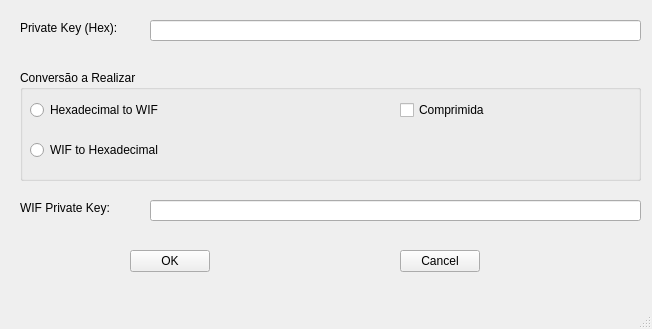
<?xml version="1.0" encoding="UTF-8"?>
<ui version="4.0">
 <class>MainWindow</class>
 <widget class="QMainWindow" name="MainWindow">
  <property name="geometry">
   <rect>
    <x>0</x>
    <y>0</y>
    <width>652</width>
    <height>329</height>
   </rect>
  </property>
  <property name="windowTitle">
   <string>PK 2 WIF Converter</string>
  </property>
  <widget class="QWidget" name="centralwidget">
   <widget class="QLabel" name="lblPrivateKey">
    <property name="geometry">
     <rect>
      <x>20</x>
      <y>20</y>
      <width>161</width>
      <height>16</height>
     </rect>
    </property>
    <property name="text">
     <string>Private Key (Hex):</string>
    </property>
   </widget>
   <widget class="QLineEdit" name="edPrivateKey">
    <property name="geometry">
     <rect>
      <x>150</x>
      <y>20</y>
      <width>491</width>
      <height>21</height>
     </rect>
    </property>
   </widget>
   <widget class="QGroupBox" name="gbWay">
    <property name="geometry">
     <rect>
      <x>20</x>
      <y>70</y>
      <width>621</width>
      <height>111</height>
     </rect>
    </property>
    <property name="title">
     <string>Conversão a Realizar</string>
    </property>
    <widget class="QRadioButton" name="rbHex2WIF">
     <property name="geometry">
      <rect>
       <x>10</x>
       <y>30</y>
       <width>201</width>
       <height>20</height>
      </rect>
     </property>
     <property name="text">
      <string>Hexadecimal to WIF</string>
     </property>
    </widget>
    <widget class="QRadioButton" name="rbWIF2Hex">
     <property name="geometry">
      <rect>
       <x>10</x>
       <y>70</y>
       <width>201</width>
       <height>20</height>
      </rect>
     </property>
     <property name="text">
      <string>WIF to Hexadecimal</string>
     </property>
    </widget>
    <widget class="QCheckBox" name="chkCompressed">
     <property name="geometry">
      <rect>
       <x>380</x>
       <y>30</y>
       <width>201</width>
       <height>20</height>
      </rect>
     </property>
     <property name="text">
      <string>Comprimida</string>
     </property>
    </widget>
   </widget>
   <widget class="QLabel" name="lblWIF">
    <property name="geometry">
     <rect>
      <x>20</x>
      <y>200</y>
      <width>121</width>
      <height>16</height>
     </rect>
    </property>
    <property name="text">
     <string>WIF Private Key:</string>
    </property>
   </widget>
   <widget class="QLineEdit" name="edWIFPK">
    <property name="geometry">
     <rect>
      <x>150</x>
      <y>200</y>
      <width>491</width>
      <height>21</height>
     </rect>
    </property>
   </widget>
   <widget class="QPushButton" name="btOK">
    <property name="geometry">
     <rect>
      <x>130</x>
      <y>250</y>
      <width>80</width>
      <height>22</height>
     </rect>
    </property>
    <property name="text">
     <string>OK</string>
    </property>
   </widget>
   <widget class="QPushButton" name="btCancel">
    <property name="geometry">
     <rect>
      <x>400</x>
      <y>250</y>
      <width>80</width>
      <height>22</height>
     </rect>
    </property>
    <property name="text">
     <string>Cancel</string>
    </property>
   </widget>
  </widget>
  <widget class="QMenuBar" name="menubar">
   <property name="geometry">
    <rect>
     <x>0</x>
     <y>0</y>
     <width>652</width>
     <height>21</height>
    </rect>
   </property>
  </widget>
  <widget class="QStatusBar" name="statusbar"/>
 </widget>
 <resources/>
 <connections>
  <connection>
   <sender>edPrivateKey</sender>
   <signal>editingFinished()</signal>
   <receiver>MainWindow</receiver>
   <slot>ValidaPK()</slot>
   <hints>
    <hint type="sourcelabel">
     <x>147</x>
     <y>54</y>
    </hint>
    <hint type="destinationlabel">
     <x>147</x>
     <y>74</y>
    </hint>
   </hints>
  </connection>
  <connection>
   <sender>btOK</sender>
   <signal>clicked()</signal>
   <receiver>MainWindow</receiver>
   <slot>Processa()</slot>
   <hints>
    <hint type="sourcelabel">
     <x>115</x>
     <y>285</y>
    </hint>
    <hint type="destinationlabel">
     <x>194</x>
     <y>300</y>
    </hint>
   </hints>
  </connection>
  <connection>
   <sender>btCancel</sender>
   <signal>clicked()</signal>
   <receiver>MainWindow</receiver>
   <slot>Encerra()</slot>
   <hints>
    <hint type="sourcelabel">
     <x>351</x>
     <y>277</y>
    </hint>
    <hint type="destinationlabel">
     <x>276</x>
     <y>254</y>
    </hint>
   </hints>
  </connection>
  <connection>
   <sender>edWIFPK</sender>
   <signal>editingFinished()</signal>
   <receiver>MainWindow</receiver>
   <slot>ValidaWIF()</slot>
   <hints>
    <hint type="sourcelabel">
     <x>157</x>
     <y>231</y>
    </hint>
    <hint type="destinationlabel">
     <x>177</x>
     <y>262</y>
    </hint>
   </hints>
  </connection>
  <connection>
   <sender>rbWIF2Hex</sender>
   <signal>clicked(bool)</signal>
   <receiver>MainWindow</receiver>
   <slot>SelecionaWIF2PK(bool)</slot>
   <hints>
    <hint type="sourcelabel">
     <x>81</x>
     <y>168</y>
    </hint>
    <hint type="destinationlabel">
     <x>48</x>
     <y>300</y>
    </hint>
   </hints>
  </connection>
  <connection>
   <sender>rbHex2WIF</sender>
   <signal>clicked(bool)</signal>
   <receiver>MainWindow</receiver>
   <slot>SelecionaPK2WIF(bool)</slot>
   <hints>
    <hint type="sourcelabel">
     <x>131</x>
     <y>139</y>
    </hint>
    <hint type="destinationlabel">
     <x>289</x>
     <y>290</y>
    </hint>
   </hints>
  </connection>
 </connections>
 <slots>
  <slot>ValidaPK()</slot>
  <slot>Processa()</slot>
  <slot>Encerra()</slot>
  <slot>ValidaWIF()</slot>
  <slot>SelecionaPK2WIF(bool)</slot>
  <slot>SelecionaWIF2PK(bool)</slot>
 </slots>
</ui>
